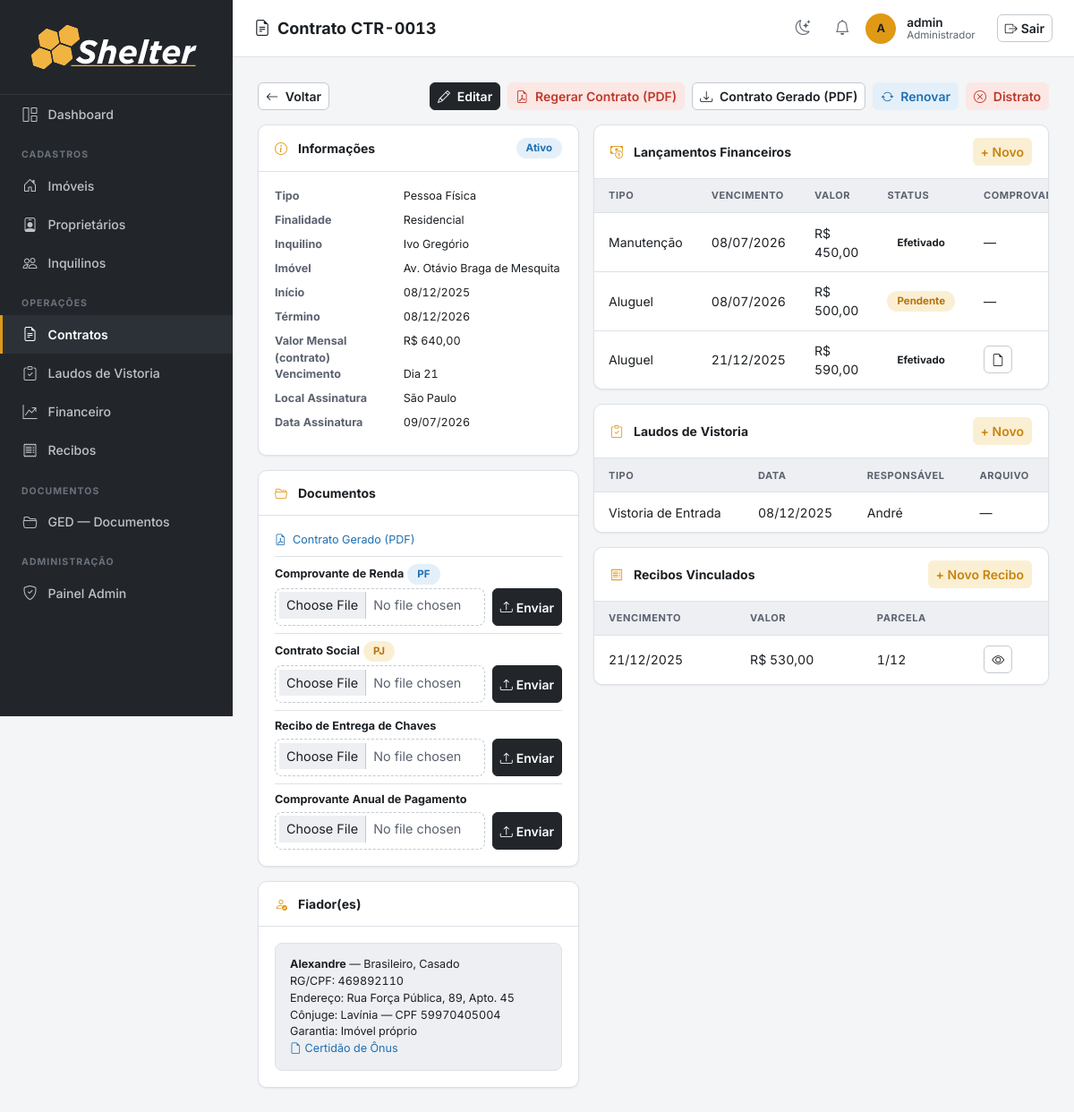
Page /contratos/13/ (signed in) on the earlier database version.
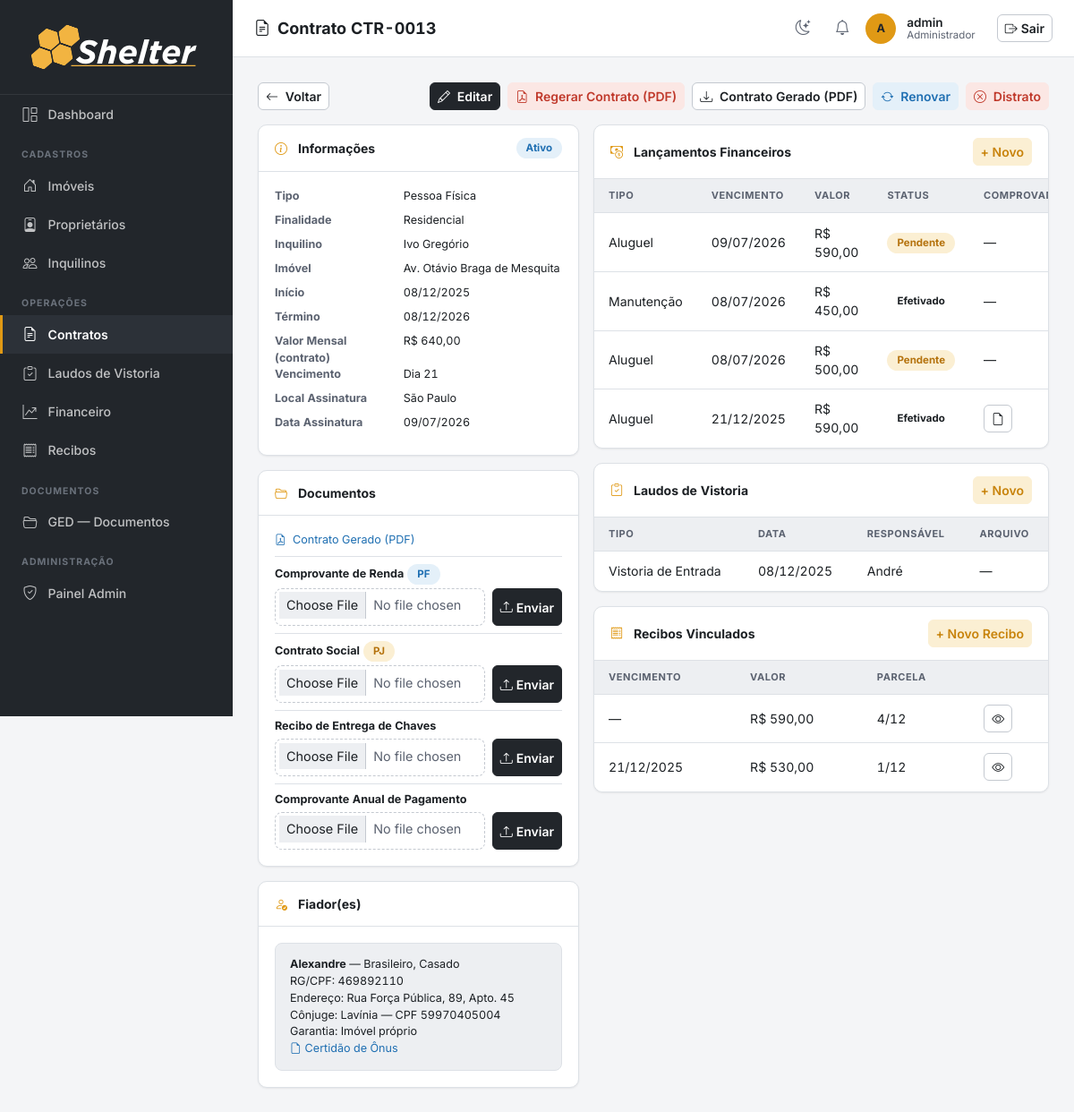
Same page on the later database version.
### imoveis/models.py (models this page shows, shortened)
class Fiador(models.Model):
    contrato = models.ForeignKey(Contrato, on_delete=models.CASCADE, related_name='fiadores')
    nome = models.CharField(max_length=200)
    qualificacao = models.CharField(max_length=300, blank=True, verbose_name='Qualificação',
                                    help_text='Estado civil, profissão, nacionalidade')
    rg_cpf = models.CharField(max_length=20, validators=[validate_rg_cpf], verbose_name='RG/CPF')
    rg = models.CharField(max_length=20, blank=True, validators=[validate_rg],
                          verbose_name='RG')
    cpf = models.CharField(max_length=14, blank=True, validators=[validate_cpf],
                           verbose_name='CPF')
    endereco = models.CharField(max_length=300, blank=True,
                                verbose_name='Endereço Completo')
    conjuge_nome = models.CharField(max_length=200, blank=True,
                                    verbose_name='Nome do Cônjuge')
    conjuge_rg = models.CharField(max_length=20, blank=True, validators=[validate_rg],
                                  verbose_name='RG do Cônjuge')
    conjuge_cpf = models.CharField(max_length=14, blank=True, validators=[validate_cpf],
                                   verbose_name='CPF do Cônjuge')
    certidao_onus = models.FileField(upload_to='certidoes/', blank=True, null=True,
                                     verbose_name='Certidão de Ônus')
    garantia = models.CharField(max_length=200, blank=True, verbose_name='Garantia')
    class Meta:
        verbose_name = 'Fiador'
        verbose_name_plural = 'Fiadores'

class Lancamento(models.Model):
    NATUREZA_CHOICES = [
        ('ganho', 'Ganho'),
        ('despesa', 'Despesa'),
    ]
    TIPO_CHOICES = [
        ('aluguel', 'Aluguel'),
        ('condominio', 'Condomínio'),
        ('iptu', 'IPTU'),
        ('manutencao', 'Manutenção'),
        ('multa', 'Multa'),
        ('outros', 'Outros'),
    ]
    STATUS_CHOICES = [
        ('pendente', 'Pendente'),
        ('efetivado', 'Efetivado'),
    ]
    imovel = models.ForeignKey(Imovel, on_delete=models.PROTECT, related_name='lancamentos')
    contrato = models.ForeignKey(Contrato, on_delete=models.SET_NULL, null=True, blank=True,
                                 related_name='lancamentos')
    recibo = models.ForeignKey('Recibo', on_delete=models.CASCADE, null=True, blank=True,
                               related_name='lancamentos')
    natureza = models.CharField(max_length=10, choices=NATUREZA_CHOICES)
    tipo = models.CharField(max_length=20, choices=TIPO_CHOICES)
    status = models.CharField(max_length=20, choices=STATUS_CHOICES, null=True, blank=True)
    valor = models.DecimalField(max_digits=10, decimal_places=2)
    data_vencimento = models.DateField(verbose_name='Data de Vencimento')
    data_pagamento = models.DateField(null=True, blank=True, verbose_name='Data de Pagamento')
    comprovante = models.FileField(upload_to='comprovantes/', blank=True, null=True)
    observacoes = models.TextField(blank=True, verbose_name='Observações')
    criado_em = models.DateTimeField(auto_now_add=True)
    class Meta:
        verbose_name = 'Lançamento'
        verbose_name_plural = 'Lançamentos'
        ordering = ['-data_vencimento']
        constraints = [
            models.CheckConstraint(
                condition=(
                    models.Q(natureza='despesa', status__isnull=True)
                    | models.Q(natureza='ganho', status__isnull=False)
                ),
                name='lancamento_status_apenas_ganho',
            ),
        ]

class LaudoVistoria(IdentificavelMixin, models.Model):
    PREFIXO_CODIGO = 'LAU'
    TIPO_CHOICES = [
        ('entrada', 'Vistoria de Entrada'),
        ('saida', 'Vistoria de Saída'),
    ]
    imovel = models.ForeignKey(Imovel, on_delete=models.CASCADE, related_name='laudos')
    contrato = models.ForeignKey(Contrato, on_delete=models.PROTECT, related_name='laudos')
    tipo = models.CharField(max_length=20, choices=TIPO_CHOICES)
    data = models.DateField()
    responsavel = models.CharField(max_length=200, verbose_name='Responsável pela Vistoria')
    observacoes = models.TextField(blank=True, verbose_name='Observações')
    local_assinatura = models.CharField(max_length=200, blank=True, verbose_name='Local da Assinatura')
    data_assinatura = models.DateField(null=True, blank=True, verbose_name='Data da Assinatura')
    arquivo = models.FileField(upload_to='laudos/', blank=True, null=True, verbose_name='Laudo em PDF')
    documento_gerado = models.FileField(upload_to='laudos/gerados/', blank=True, null=True,
                                        verbose_name='Laudo gerado (PDF)')
    criado_em = models.DateTimeField(auto_now_add=True)
    class Meta:
        verbose_name = 'Laudo de Vistoria'
        verbose_name_plural = 'Laudos de Vistoria'
        ordering = ['-data']

class Recibo(IdentificavelMixin, models.Model):
    PREFIXO_CODIGO = 'REC'
    imovel = models.ForeignKey(Imovel, on_delete=models.PROTECT, related_name='recibos')
    contrato = models.ForeignKey(Contrato, on_delete=models.PROTECT, related_name='recibos')
    parcela_atual = models.PositiveSmallIntegerField(null=True, blank=True, verbose_name='Parcela Atual')
    parcela_total = models.PositiveSmallIntegerField(null=True, blank=True, verbose_name='Total de Parcelas')
    valor_aluguel = models.DecimalField(max_digits=10, decimal_places=2, null=True, blank=True,
                                        verbose_name='Aluguel')
    valor_impostos = models.DecimalField(max_digits=10, decimal_places=2, null=True, blank=True,
                                         verbose_name='Impostos')
    valor_seguros = models.DecimalField(max_digits=10, decimal_places=2, null=True, blank=True,
                                        verbose_name='Seguros')
    valor_condominio = models.DecimalField(max_digits=10, decimal_places=2, null=True, blank=True,
                                           verbose_name='Condomínio')
    quem_pagou = models.CharField(max_length=200, blank=True, verbose_name='Quem Pagou')
    periodo_inicio = models.DateField(null=True, blank=True, verbose_name='Período — Início')
    periodo_fim = models.DateField(null=True, blank=True, verbose_name='Período — Fim')
    vencido_em = models.DateField(null=True, blank=True, verbose_name='Vencido em')
    quantia = models.DecimalField(max_digits=10, decimal_places=2, null=True, blank=True,
                                  verbose_name='Quantia de')
    assinante_nome = models.CharField(max_length=200, blank=True, verbose_name='Nome de Quem Assinou')
    assinante_cpf = models.CharField(max_length=14, blank=True, validators=[validate_cpf],
                                     verbose_name='CPF de Quem Assinou')
    data_assinatura = models.DateField(null=True, blank=True, verbose_name='Data da Assinatura')
    arquivo = models.FileField(upload_to='recibos/', blank=True, null=True, verbose_name='Recibo gerado (PDF)')
    criado_em = models.DateTimeField(auto_now_add=True)
    class Meta:
        verbose_name = 'Recibo'
        verbose_name_plural = 'Recibos'
        ordering = ['-criado_em']

### imoveis/views.py (the view)
# urls.py: path('contratos/<int:pk>/', views.contrato_detail, name='contrato_detail'),
@login_required
def contrato_detail(request, pk):
    contrato = get_object_or_404(Contrato.objects.select_related('imovel', 'inquilino'), pk=pk)
    lancamentos = contrato.lancamentos.order_by('-data_vencimento')
    laudos = contrato.laudos.order_by('-data')
    fiadores = contrato.fiadores.all()
    recibos = contrato.recibos.all()
    try:
        renovacao = contrato.renovacao
    except RenovacaoContrato.DoesNotExist:
        renovacao = None
    try:
        distrato = contrato.distrato
    except Distrato.DoesNotExist:
        distrato = None
    return render(request, 'contratos/contrato_detail.html', {
        'contrato': contrato,
        'lancamentos': lancamentos,
        'laudos': laudos,
        'fiadores': fiadores,
        'recibos': recibos,
        'renovacao': renovacao,
        'distrato': distrato,
    })

### imoveis/context_processors.py (called while the page is built)
def notificacoes_usuario(request):
    user = getattr(request, 'user', None)
    if user is None or not user.is_authenticated:
        return {}
    ultimas = user.notificacoes.all()[:LIMITE_NOTIFICACOES_TOPBAR]
    return {'ultimas_notificacoes_usuario': ultimas}

### imoveis/identidade.py (called while the page is built)
    @property
    def codigo(self):
        if self.pk is None:
            return f'{self.PREFIXO_CODIGO}-????'
        return f'{self.PREFIXO_CODIGO}-{self.pk:04d}'

### imoveis/models.py (called while the page is built)
    @property
    def precisa_atencao(self):
        if self.status != 'ativo':
            return False
        hoje = date.today()
        if 0 <= (self.data_fim - hoje).days <= 14:
            return True
        return ((self.data_inicio.month, self.data_inicio.day) == (hoje.month, hoje.day)
                and self.data_inicio.year != hoje.year)

### imoveis/templatetags/imoveis_tags.py (called while the page is built)
@register.filter
def brl(value):
    try:
        value = float(value)
    except (TypeError, ValueError):
        return value
    formatted = f"{value:,.2f}"          # 1,500.00  (locale inglês)
    formatted = formatted.replace(",", "X").replace(".", ",").replace("X", ".")
    return formatted

### templates/contratos/contrato_detail.html (shortened to what the changed rows need)
{% extends 'base.html' %}
{% load imoveis_tags %}
{% block content %}
<div class="row g-3">
  <div class="col-md-5">
    {% if fiadores %}
    <div class="section-card mb-3">
      <div class="section-card-body">
        {% for f in fiadores %}
        <div class="sunken-block small {% if not forloop.last %}mb-2{% endif %}">
          <strong>{{ f.nome }}</strong>{% if f.qualificacao %} — {{ f.qualificacao }}{% endif %}<br>
          RG/CPF: {{ f.rg_cpf }}
          {% if f.endereco %}<br>Endereço: {{ f.endereco }}{% endif %}
          {% if f.conjuge_nome %}<br>Cônjuge: {{ f.conjuge_nome }}{% if f.conjuge_rg %} — RG {{ f.conjuge_rg }}{% endif %}{% if f.conjuge_cpf %} — CPF {{ f.conjuge_cpf }}{% endif %}{% endif %}
          {% if f.garantia %}<br>Garantia: {{ f.garantia }}{% endif %}
          {% if f.certidao_onus %}<br><a href="{{ f.certidao_onus.url }}" target="_blank"><i class="bi bi-file-earmark me-1"></i>Certidão de Ônus</a>{% endif %}
        </div>
        {% endfor %}
      </div>
    </div>
    {% endif %}
  </div>
  <div class="col-md-7">
    <div class="section-card mb-3">
      <div class="table-responsive">
        <table class="table mb-0 small">
          <thead>
            <tr><th>Tipo</th><th>Vencimento</th><th>Valor</th><th>Status</th><th>Comprovante</th></tr>
          </thead>
          <tbody>
            {% for l in lancamentos %}
            <tr>
              <td>{{ l.get_tipo_display }}</td>
              <td>{{ l.data_vencimento|date:"d/m/Y" }}</td>
              <td>R$ {{ l.valor|brl }}</td>
              <td><span class="status-badge badge-{{ l.status }}">{{ l.get_status_display }}</span></td>
              <td>{% if l.comprovante %}<a href="{{ l.comprovante.url }}" target="_blank" class="btn btn-sm btn-outline-secondary"><i class="bi bi-file-earmark"></i></a>{% else %}—{% endif %}</td>
            </tr>
            {% empty %}
            <tr><td colspan="5" class="border-0"><div class="empty-state"><i class="bi bi-inbox"></i>Nenhum lançamento.</div></td></tr>
            {% endfor %}
          </tbody>
        </table>
      </div>
    </div>
    <div class="section-card">
      <div class="table-responsive">
        <table class="table mb-0 small">
          <thead>
            <tr><th>Tipo</th><th>Data</th><th>Responsável</th><th>Arquivo</th></tr>
          </thead>
          <tbody>
            {% for l in laudos %}
            <tr>
              <td>{{ l.get_tipo_display }}</td>
              <td>{{ l.data|date:"d/m/Y" }}</td>
              <td>{{ l.responsavel }}</td>
              <td>{% if l.arquivo %}<a href="{{ l.arquivo.url }}" target="_blank" class="btn btn-sm btn-outline-secondary"><i class="bi bi-file-earmark-pdf"></i></a>{% else %}—{% endif %}</td>
            </tr>
            {% empty %}
            <tr><td colspan="4" class="border-0"><div class="empty-state"><i class="bi bi-inbox"></i>Nenhum laudo.</div></td></tr>
            {% endfor %}
          </tbody>
        </table>
      </div>
    </div>
    <div class="section-card mt-3">
      <div class="table-responsive">
        <table class="table mb-0 small">
          <thead>
            <tr><th>Vencimento</th><th>Valor</th><th>Parcela</th><th></th></tr>
          </thead>
          <tbody>
            {% for r in recibos %}
            <tr>
              <td>{% if r.vencido_em %}{{ r.vencido_em|date:"d/m/Y" }}{% else %}—{% endif %}</td>
              <td>{% if r.quantia %}R$ {{ r.quantia|brl }}{% else %}—{% endif %}</td>
              <td>{% if r.parcela_atual %}{{ r.parcela_atual }}{% else %}—{% endif %}/{% if r.parcela_total %}{{ r.parcela_total }}{% else %}—{% endif %}</td>
              <td><a href="{% url 'recibo_detail' r.pk %}" class="btn btn-sm btn-outline-secondary"><i class="bi bi-eye"></i></a></td>
            </tr>
            {% empty %}
            <tr><td colspan="4" class="border-0"><div class="empty-state"><i class="bi bi-inbox"></i>Nenhum recibo.</div></td></tr>
            {% endfor %}
          </tbody>
        </table>
      </div>
    </div>
  </div>
</div>
{% endblock %}

Differences in the rows shown:
added Lancamento: tipo "Aluguel", data_vencimento "09/07/2026", valor|brl "590,00", status "Pendente"
added Recibo: quantia|brl "590,00", parcela_atual "4", parcela_total "12"
